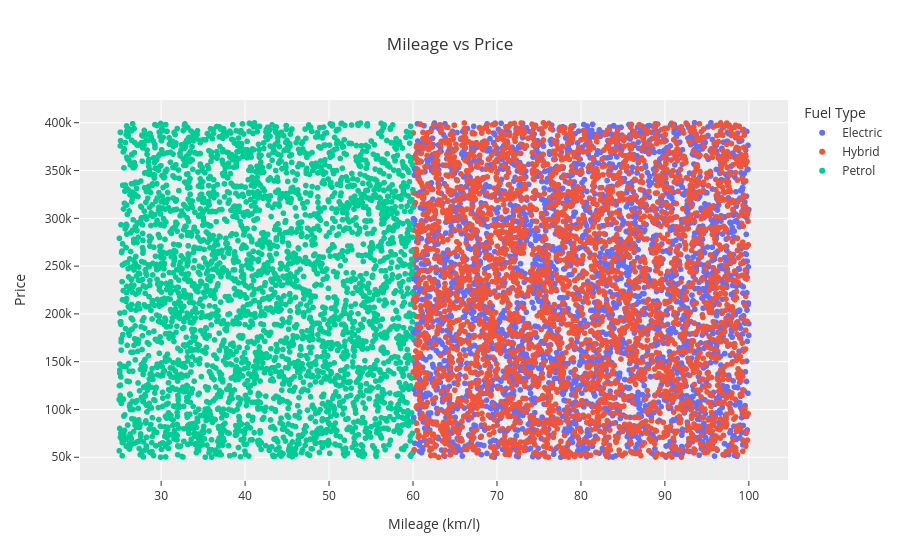

The cell this chart's notebook holds for it:
### Code cell
fig = px.scatter(
    df,
    x='Mileage (km/l)',
    y='Price',
    color='Fuel Type',
    hover_data=['Brand', 'Model'],
    title='Mileage vs Price'
)
fig.update_layout(
    title_x=0.5,
    template='ggplot2'
)
fig.show()

### Figure 1 — Plotly figure (JSON) as saved in the notebook; plotly's stock layout.template omitted (floating-point values rounded to 4 significant figures; data arrays with more than 128 entries replaced by an {"elided": "..."} marker saying what was removed)
{"data": [{"customdata": {"elided": "3283x2 str values"}, "hovertemplate": "Fuel Type=Electric<br>Mileage (km/l)=%{x}<br>Price=%{y}<br>Brand=%{customdata[0]}<br>Model=%{customdata[1]}<extra></extra>", "legendgroup": "Electric", "marker": {"color": "#636efa", "symbol": "circle"}, "mode": "markers", "name": "Electric", "showlegend": true, "type": "scattergl", "x": {"elided": "3283 float values"}, "xaxis": "x", "y": {"elided": "3283 int values"}, "yaxis": "y"}, {"customdata": {"elided": "3360x2 str values"}, "hovertemplate": "Fuel Type=Hybrid<br>Mileage (km/l)=%{x}<br>Price=%{y}<br>Brand=%{customdata[0]}<br>Model=%{customdata[1]}<extra></extra>", "legendgroup": "Hybrid", "marker": {"color": "#EF553B", "symbol": "circle"}, "mode": "markers", "name": "Hybrid", "showlegend": true, "type": "scattergl", "x": {"elided": "3360 float values"}, "xaxis": "x", "y": {"elided": "3360 int values"}, "yaxis": "y"}, {"customdata": {"elided": "3357x2 str values"}, "hovertemplate": "Fuel Type=Petrol<br>Mileage (km/l)=%{x}<br>Price=%{y}<br>Brand=%{customdata[0]}<br>Model=%{customdata[1]}<extra></extra>", "legendgroup": "Petrol", "marker": {"color": "#00cc96", "symbol": "circle"}, "mode": "markers", "name": "Petrol", "showlegend": true, "type": "scattergl", "x": {"elided": "3357 float values"}, "xaxis": "x", "y": {"elided": "3357 int values"}, "yaxis": "y"}], "layout": {"legend": {"title": {"text": "Fuel Type"}, "tracegroupgap": 0}, "title": {"text": "Mileage vs Price", "x": 0.5}, "xaxis": {"anchor": "y", "domain": [0, 1], "title": {"text": "Mileage (km/l)"}}, "yaxis": {"anchor": "x", "domain": [0, 1], "title": {"text": "Price"}}}}
